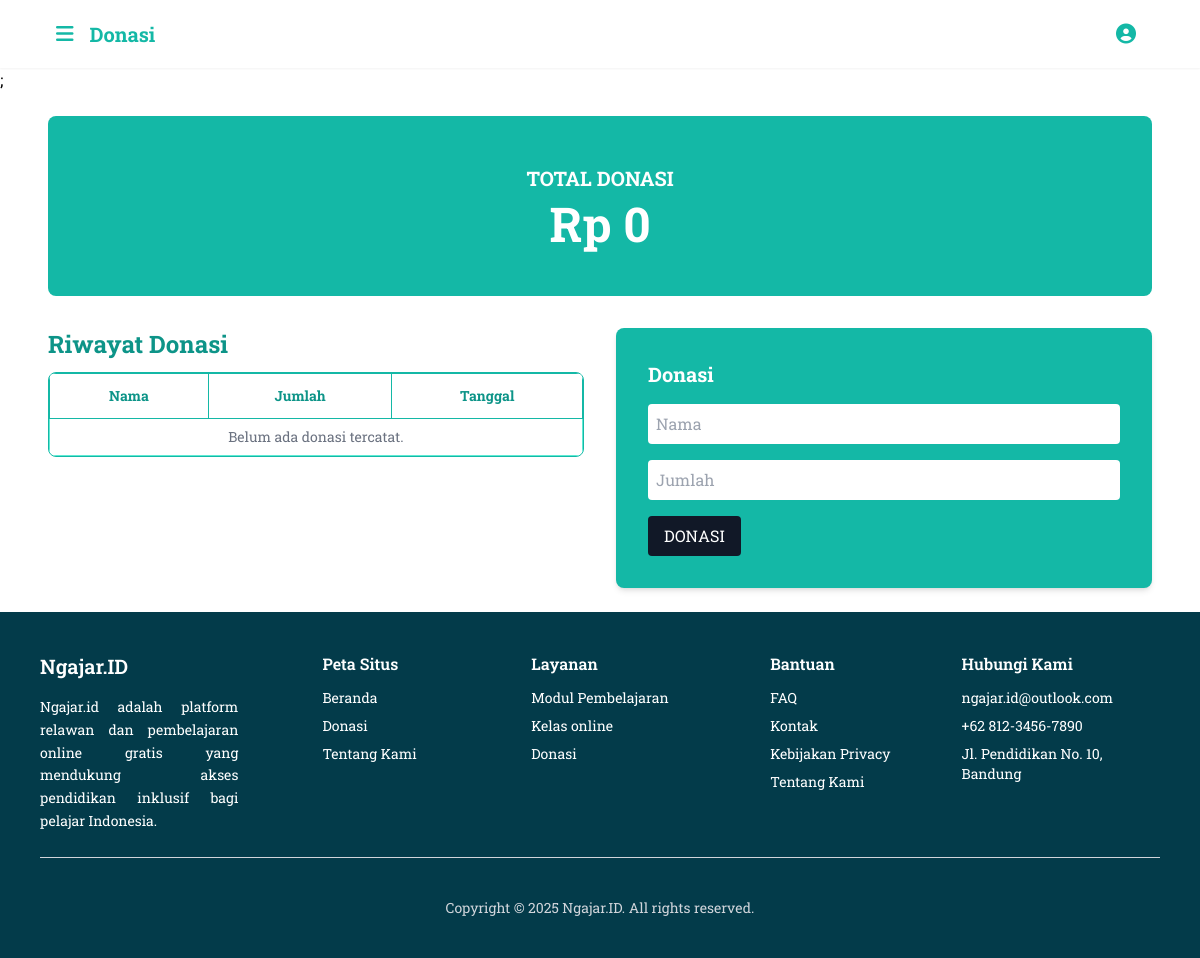
The page /Murid/form_donasi.php (signed in) on the database as committed earlier.
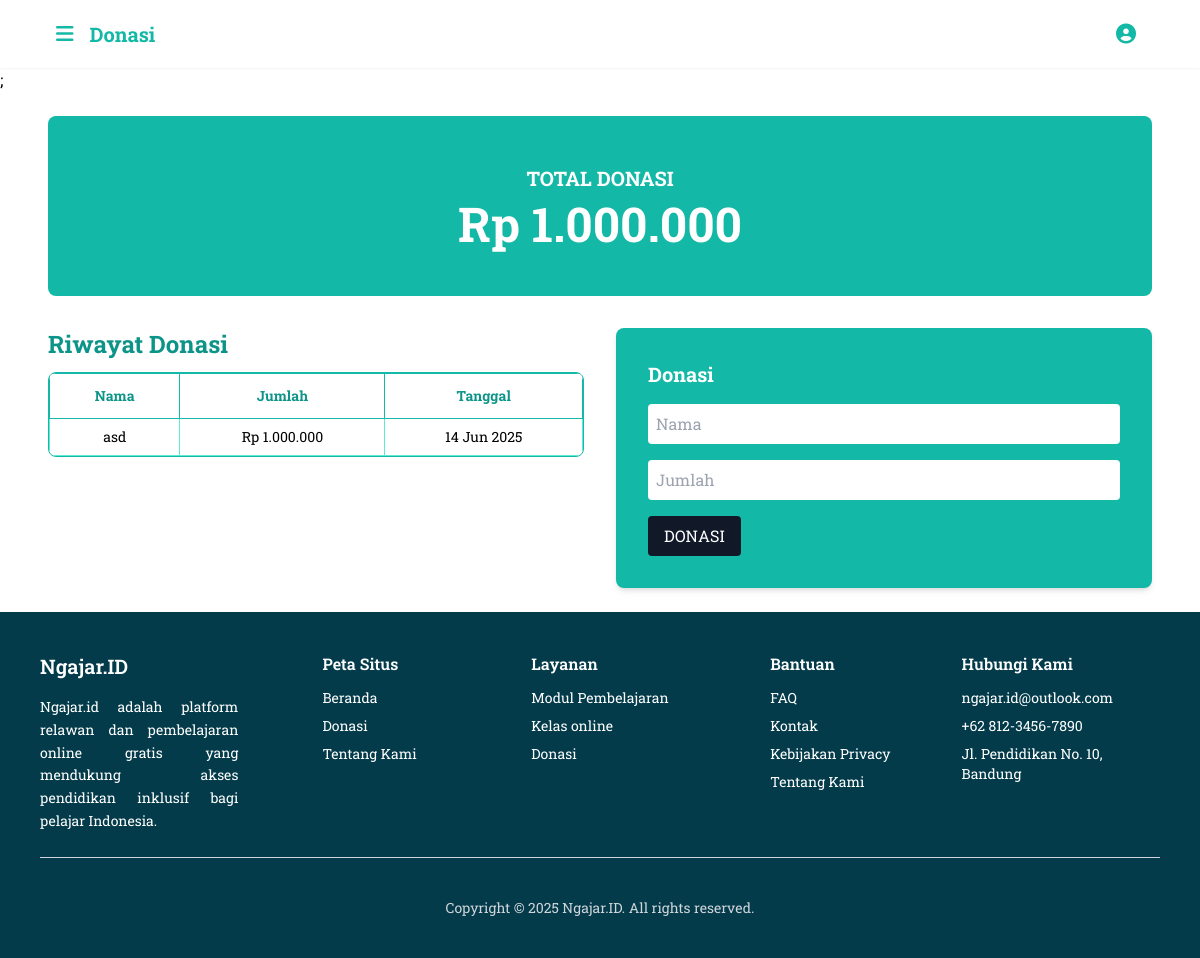
The same page on the database as committed later.
### tables this page shows
CREATE TABLE `donasi` (
  `donasi_id` int(11) NOT NULL,
  `nama` varchar(100) DEFAULT NULL,
  `jumlah` int(11) DEFAULT NULL,
  `tanggal` datetime DEFAULT NULL
);

### Murid/form_donasi.php (the view, shortened to what this page needs)
<?php
include '../Includes/DBkoneksi.php';
$total_donasi = 0;
$result = $conn->query("SELECT SUM(jumlah) AS total FROM donasi");
if ($row = $result->fetch_assoc()) {
    $total_donasi = $row['total'] ?? 0;
}
$riwayat = [];
$result = $conn->query("SELECT nama, jumlah, tanggal FROM donasi ORDER BY tanggal DESC LIMIT 10");
while ($row = $result->fetch_assoc()) {
    $riwayat[] = $row;
}
?>
<!DOCTYPE html>
<html lang="id">
<head>
    <script src="https://cdn.tailwindcss.com"></script>
    <link rel="stylesheet" href="https://cdnjs.cloudflare.com/ajax/libs/font-awesome/6.4.0/css/all.min.css">
</head>
<body class="bg-white">
    <div class="flex flex-col min-h-screen">
        <header class="bg-white shadow-sm sticky top-0 z-30">
            <div class="max-w-6xl mx-auto px-4 sm:px-6 lg:px-8 py-3 flex items-center justify-between">
                <div class="flex items-center space-x-4">
                    <button id="hamburgerButton" class="text-teal-500 focus:outline-none">
                        <i class="fas fa-bars text-xl"></i>
                    </button>
                    <h1 class="text-xl font-bold text-teal-500 hidden sm:block">Donasi</h1>
                </div>
                <div class="flex items-center space-x-2 sm:space-x-4">
                    <?php include "../includes/Profile.php"; ?>
                </div>
            </div>
        </header>
        <?php include "../Includes/sidebar.php" ?>;
        <div class="max-w-6xl mx-auto p-6">
            <div class="bg-teal-500 text-white text-center py-12 rounded-lg mb-8">
                <h2 class="text-xl font-bold uppercase mb-2">Total Donasi</h2>
                <p class="text-4xl md:text-5xl font-bold">Rp <?php echo number_format($total_donasi, 0, ',', '.'); ?></p>
            </div>
            <div class="grid grid-cols-1 md:grid-cols-2 gap-8">
                <div>
                    <h3 class="text-teal-600 text-2xl font-bold mb-3">Riwayat Donasi</h3>
                    <div class="overflow-x-auto border border-teal-500 rounded-lg">
                        <table class="w-full table-auto text-center text-sm">
                            <thead class="bg-white text-teal-600 font-bold">
                                <tr>
                                    <th class="border border-teal-500 px-4 py-3">Nama</th>
                                    <th class="border border-teal-500 px-4 py-3">Jumlah</th>
                                    <th class="border border-teal-500 px-4 py-3">Tanggal</th>
                                </tr>
                            </thead>
                            <tbody>
                                <?php if (count($riwayat) > 0): ?>
                                    <?php foreach ($riwayat as $d): ?>
                                        <tr>
                                            <td class="border border-teal-300 px-4 py-2"><?= htmlspecialchars($d['nama']) ?></td>
                                            <td class="border border-teal-300 px-4 py-2">Rp <?= number_format($d['jumlah'], 0, ',', '.'); ?></td>
                                            <td class="border border-teal-300 px-4 py-2"><?= date('d M Y', strtotime($d['tanggal'])) ?></td>
                                        </tr>
                                    <?php endforeach; ?>
                                <?php else: ?>
                                    <tr>
                                        <td colspan="3" class="border border-teal-300 px-4 py-2 text-gray-500">Belum ada donasi tercatat.</td>
                                    </tr>
                                <?php endif; ?>
                            </tbody>
                        </table>
                    </div>
                </div>
                <div>
                    <div class="bg-teal-500 rounded-lg p-8 shadow-md">
                        <h3 class="text-white text-xl font-bold mb-4">Donasi</h3>
                        <form action="" method="POST" class="space-y-4">
                            <input
                                type="text"
                                name="nama"
                                placeholder="Nama"
                                class="w-full p-2 rounded bg-white text-gray-700 placeholder-gray-400 focus:outline-none"
                                required />
                            <input
                                type="text"
                                name="jumlah"
                                placeholder="Jumlah"
                                class="w-full p-2 rounded bg-white text-gray-700 placeholder-gray-400 focus:outline-none"
                                required />
                            <button
                                type="submit"
                                class="bg-gray-900 text-white px-4 py-2 rounded hover:bg-gray-800 transition">
                                DONASI
                            </button>
                        </form>
                    </div>
                </div>
            </div>
        </div>
        <footer>
            <?php include '../includes/Footer.php' ?>
        </footer>
</body>
</html>

Rows that differ between the two databases and show on the page:
added donasi: nama "asd", jumlah "1.000.000", tanggal "14 Jun 2025"
Other text that changed with them:
$total_donasi: "0" → "1.000.000"
text no longer shown: "Belum ada donasi tercatat."
